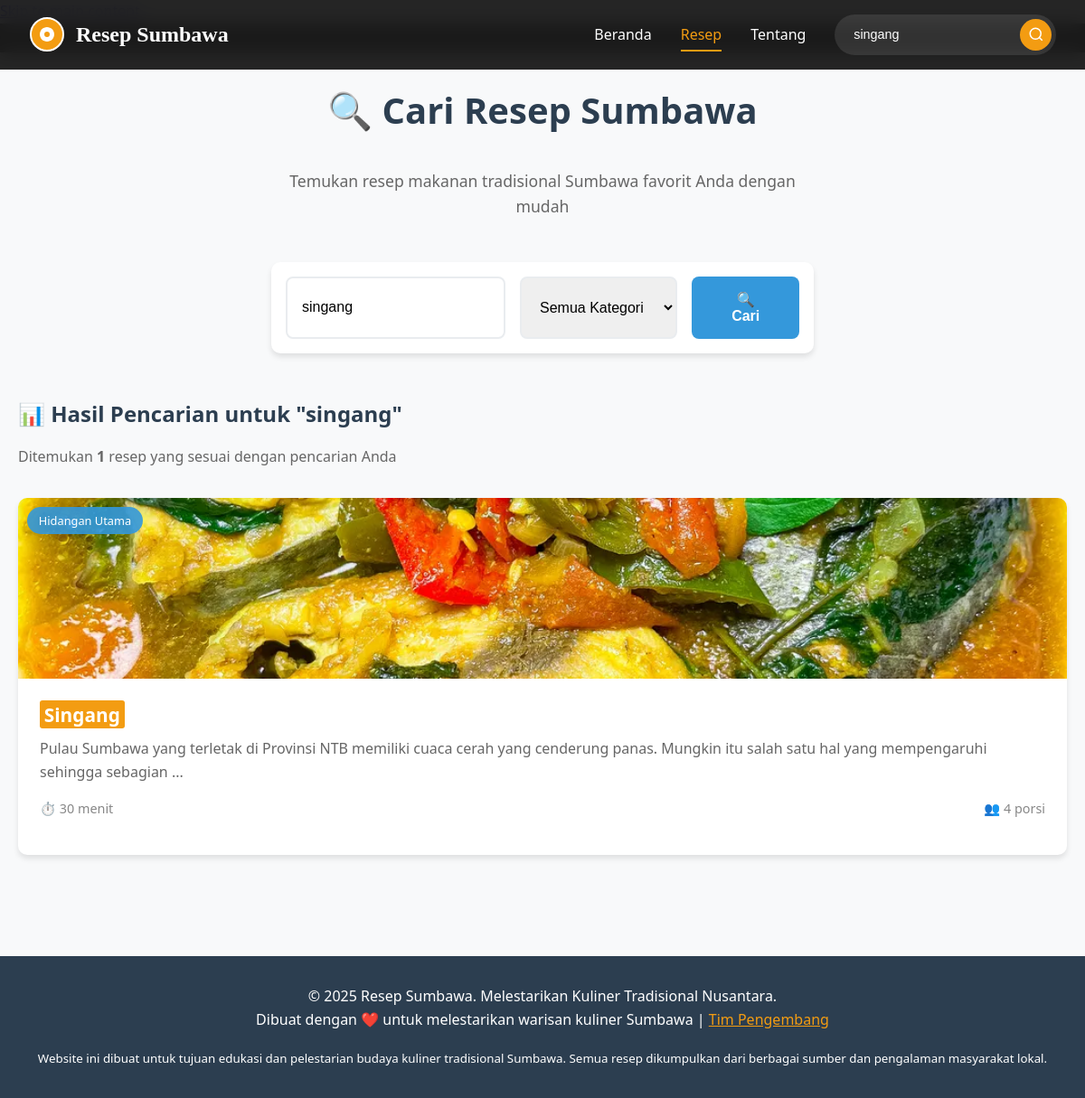
/cari_resep.php?keyword=singang, run on the app's committed database.
### tables this page shows
CREATE TABLE resep (
    id_resep INT AUTO_INCREMENT PRIMARY KEY,
    nama_resep VARCHAR(100) NOT NULL,
    deskripsi TEXT NOT NULL,
    waktu_memasak INT,
    porsi INT DEFAULT 2,
    gambar VARCHAR(255),
    id_kategori INT,
    id_pengguna INT,
    created_at TIMESTAMP DEFAULT CURRENT_TIMESTAMP,
    updated_at TIMESTAMP DEFAULT CURRENT_TIMESTAMP ON UPDATE CURRENT_TIMESTAMP,
    FOREIGN KEY (id_kategori) REFERENCES kategori(id_kategori),
    FOREIGN KEY (id_pengguna) REFERENCES pengguna(id_pengguna)
);

CREATE TABLE kategori (
    id_kategori INT AUTO_INCREMENT PRIMARY KEY,
    nama_kategori VARCHAR(50) NOT NULL
);

### config/koneksi.php (called while the page is built, shortened)
<?php
function escape($string) {
    return htmlspecialchars($string, ENT_QUOTES, 'UTF-8');
}
function formatWaktu($menit) {
    return $menit . " menit";
}
?>

### cari_resep.php (the view, shortened to what this page needs)
<?php
require_once 'config/koneksi.php';
include 'includes/header.php';
$keyword = isset($_GET['keyword']) ? trim($_GET['keyword']) : '';
$kategoriId = isset($_GET['kategori']) ? (int)$_GET['kategori'] : 0;
$hasSearch = !empty($keyword) || $kategoriId > 0;
$resepPerHalaman = 6;
$halamanSekarang = isset($_GET['halaman']) ? (int)$_GET['halaman'] : 1;
$offset = ($halamanSekarang - 1) * $resepPerHalaman;
$resepList = [];
$totalResep = 0;
if ($hasSearch) {
    try {
        $conditions = [];
        $params = [];
        if (!empty($keyword)) {
            $conditions[] = "(r.nama_resep LIKE :keyword OR r.deskripsi LIKE :keyword)";
            $params[':keyword'] = '%' . $keyword . '%';
        }
        $whereClause = implode(' AND ', $conditions);
        $stmtTotal = $pdo->prepare("
            SELECT COUNT(*) as total
            FROM resep r
            WHERE $whereClause
        ");
        foreach ($params as $key => $value) {
            $stmtTotal->bindValue($key, $value);
        }
        $stmtTotal->execute();
        $totalResep = $stmtTotal->fetch()['total'];
        $orderBy = !empty($keyword) ?
            "ORDER BY
                CASE
                    WHEN r.nama_resep LIKE :exact_keyword THEN 1
                    WHEN r.nama_resep LIKE :start_keyword THEN 2
                    ELSE 3
                END,
                r.created_at DESC" :
            "ORDER BY r.created_at DESC";
        $stmt = $pdo->prepare("
            SELECT r.*, k.nama_kategori
            FROM resep r
            LEFT JOIN kategori k ON r.id_kategori = k.id_kategori
            WHERE $whereClause
            $orderBy
            LIMIT :limit OFFSET :offset
        ");
        foreach ($params as $key => $value) {
            $stmt->bindValue($key, $value);
        }
        if (!empty($keyword)) {
            $stmt->bindValue(':exact_keyword', $keyword);
            $stmt->bindValue(':start_keyword', $keyword . '%');
        }
        $stmt->bindValue(':limit', $resepPerHalaman, PDO::PARAM_INT);
        $stmt->bindValue(':offset', $offset, PDO::PARAM_INT);
        $stmt->execute();
        $resepList = $stmt->fetchAll();
    } catch(PDOException $e) {
        $error = "Error dalam pencarian: " . $e->getMessage();
    }
}
?>
<div class="container">
    <div style="text-align: center; margin-bottom: 3rem;">
        <h1 class="page-title">🔍 Cari Resep Sumbawa</h1>
        <p style="color: #666; font-size: 1.1rem; max-width: 600px; margin: 0 auto;">
            Temukan resep makanan tradisional Sumbawa favorit Anda dengan mudah
        </p>
    </div>
    <div style="max-width: 600px; margin: 0 auto 3rem;">
        <form action="/cari_resep.php" method="GET" style="display: flex; gap: 1rem; background: white; padding: 1rem; border-radius: 10px; box-shadow: 0 4px 6px rgba(0,0,0,0.1);">
            <input
                type="text"
                name="keyword"
                placeholder="Masukkan nama resep atau bahan..."
                value="<?php echo escape($keyword); ?>"
                style="flex: 1; padding: 1rem; border: 2px solid #e9ecef; border-radius: 8px; font-size: 1rem; outline: none; transition: border-color 0.3s ease;"
                onfocus="this.style.borderColor='#3498db'"
                onblur="this.style.borderColor='#e9ecef'"
            >
            <select name="kategori" style="padding: 1rem; border: 2px solid #e9ecef; border-radius: 8px; font-size: 1rem; outline: none; min-width: 150px;">
                <option value="">Semua Kategori</option>
            </select>
            <button
                type="submit"
                style="padding: 1rem 2rem; background: #3498db; color: white; border: none; border-radius: 8px; cursor: pointer; font-size: 1rem; font-weight: bold; transition: background 0.3s ease;"
                onmouseover="this.style.background='#2980b9'"
                onmouseout="this.style.background='#3498db'"
            >
                🔍 Cari
            </button>
        </form>
    </div>
    <?php if ($hasSearch): ?>
        <div style="margin-bottom: 2rem;">
            <h2 style="color: #2c3e50; margin-bottom: 1rem;">
                📊 Hasil Pencarian untuk "<?php echo escape($keyword); ?>"
            </h2>
            <p style="color: #666;">
                Ditemukan <strong><?php echo $totalResep; ?></strong> resep yang sesuai dengan pencarian Anda
            </p>
        </div>
        <?php if (empty($resepList)): ?>
            <div style="text-align: center; padding: 3rem; background: white; border-radius: 10px; box-shadow: 0 4px 6px rgba(0,0,0,0.1);">
                <div style="font-size: 4rem; margin-bottom: 1rem;">😔</div>
                <h3 style="color: #2c3e50; margin-bottom: 1rem;">Tidak Ada Resep Ditemukan</h3>
                <p style="color: #666; margin-bottom: 2rem;">
                    Maaf, tidak ada resep yang cocok dengan kata kunci "<strong><?php echo escape($keyword); ?></strong>".
                </p>
                <div style="background: #f8f9fa; padding: 1.5rem; border-radius: 8px; margin-bottom: 2rem;">
                    <h4 style="color: #2c3e50; margin-bottom: 1rem;">💡 Tips Pencarian:</h4>
                    <ul style="text-align: left; color: #666; max-width: 400px; margin: 0 auto;">
                        <li>Coba gunakan kata kunci yang lebih umum</li>
                        <li>Periksa ejaan kata kunci</li>
                        <li>Gunakan nama bahan atau jenis masakan</li>
                        <li>Coba kata kunci seperti "sepat", "barongko", "singang"</li>
                    </ul>
                </div>
                <a href="/index.php" class="btn btn-primary">
                    🏠 Lihat Semua Resep
                </a>
            </div>
        <?php else: ?>
            <div class="recipe-grid">
                <?php foreach ($resepList as $resep): ?>
                    <article class="recipe-card">
                        <div class="recipe-image-container">
                            <?php if (!empty($resep['gambar']) && file_exists($_SERVER['DOCUMENT_ROOT'] . $resep['gambar'])): ?>
                                <img
                                    src="<?php echo escape($resep['gambar']); ?>"
                                    alt="<?php echo escape($resep['nama_resep']); ?>"
                                    class="recipe-image"
                                    loading="lazy"
                                    onerror="this.src='/placeholder.svg?height=200&width=300&text=No+Image'"
                                >
                            <?php endif; ?>
                            <?php if (!empty($resep['nama_kategori'])): ?>
                                <div style="position: absolute; top: 10px; left: 10px; background: rgba(52, 152, 219, 0.9); color: white; padding: 0.3rem 0.8rem; border-radius: 15px; font-size: 0.8rem;">
                                    <?php echo escape($resep['nama_kategori']); ?>
                                </div>
                            <?php endif; ?>
                        </div>
                        <div class="recipe-content">
                            <h3 class="recipe-title">
                                <a href="/detail_resep.php?id_resep=<?php echo $resep['id_resep']; ?>" style="text-decoration: none; color: inherit;">
                                    <?php
                                    $namaResep = $resep['nama_resep'];
                                    if (!empty($keyword)) {
                                        $namaResep = preg_replace('/(' . preg_quote($keyword, '/') . ')/i', '<mark style="background: #f39c12; color: white; padding: 0.1rem 0.3rem; border-radius: 3px;">$1</mark>', $namaResep);
                                    }
                                    echo $namaResep;
                                    ?>
                                </a>
                            </h3>
                            <p class="recipe-description">
                                <?php
                                $deskripsi = $resep['deskripsi'];
                                if (strlen($deskripsi) > 150) {
                                    $deskripsi = substr($deskripsi, 0, 150) . '...';
                                }
                                if (!empty($keyword)) {
                                    $deskripsi = preg_replace('/(' . preg_quote($keyword, '/') . ')/i', '<mark style="background: #f39c12; color: white; padding: 0.1rem 0.3rem; border-radius: 3px;">$1</mark>', $deskripsi);
                                }
                                echo $deskripsi;
                                ?>
                            </p>
                            <div class="recipe-meta">
                                <span title="Waktu Memasak">
                                    ⏱️ <?php echo $resep['waktu_memasak'] ? formatWaktu($resep['waktu_memasak']) : 'Tidak diketahui'; ?>
                                </span>
                                <span title="Porsi">
                                    👥 <?php echo $resep['porsi']; ?> porsi
                                </span>
                            </div>
                        </div>
                    </article>
                <?php endforeach; ?>
            </div>
        <?php endif; ?>
    <?php endif; ?>
</div>
<?php include 'includes/footer.php'; ?>

### assets/css/style.css (style rules this page uses)
* { margin: 0; padding: 0; box-sizing: border-box; }
.recipe-card { background: white; border-radius: 10px; overflow: hidden; box-shadow: 0 4px 6px rgba(0, 0, 0, 0.1); transition: transform 0.3s ease, box-shadow 0.3s ease; cursor: pointer; text-decoration: none; color: inherit; display: block; }
body { font-family: "Segoe UI", Tahoma, Geneva, Verdana, sans-serif; line-height: 1.6; color: #333; background-color: #f8f9fa; }
.container { max-width: 1200px; margin: 0 auto; padding: 0 20px; }
.page-title { text-align: center; margin-bottom: 2rem; color: #2c3e50; font-size: 2.5rem; }
.recipe-grid { display: grid; grid-template-columns: repeat(auto-fit, minmax(300px, 1fr)); gap: 2rem; margin-bottom: 2rem; }
.recipe-card { background: white; border-radius: 10px; overflow: hidden; box-shadow: 0 4px 6px rgba(0, 0, 0, 0.1); transition: transform 0.3s ease, box-shadow 0.3s ease; }
.recipe-image { width: 100%; height: 200px; object-fit: cover; display: block; }
.recipe-content { padding: 1.5rem; }
.recipe-title { font-size: 1.3rem; margin-bottom: 0.5rem; color: #2c3e50; }
.recipe-description { color: #666; margin-bottom: 1rem; display: -webkit-box; -webkit-line-clamp: 3; -webkit-box-orient: vertical; overflow: hidden; }
.recipe-meta { display: flex; justify-content: space-between; margin-bottom: 1rem; font-size: 0.9rem; color: #888; }
html { scroll-behavior: smooth; }

### data on the page
resep: gambar (picture), id_kategori.nama_kategori "Hidangan Utama", nama_resep "Singang", deskripsi "Pulau Sumbawa yang terletak di Provinsi NTB memiliki cuaca cerah yang cenderung panas. Mungkin itu salah satu hal yang mempengaruhi sehingga sebagian ...", waktu_memasak "30 menit", porsi "4"

### other printed values
$keyword "singang"
$totalResep "1"
